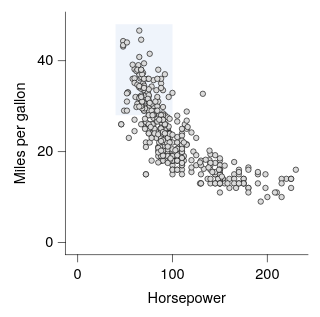

Describe this chart as a Vega-Lite specification.
### Vega-Lite specification from a JSON file in a GitHub repository (floating-point values rounded to 4 significant figures; data arrays with more than 128 entries replaced by an {"elided": "..."} marker saying what was removed)
{"background": null, "config": {"arc": {"fill": "#DBDBDB", "fillOpacity": 1.0, "innerRadius": 25.0, "padAngle": 0.03, "stroke": "black", "strokeOpacity": 1, "strokeWidth": 0.25}, "area": {"fill": "#DBDBDB", "fillOpacity": 1.0, "stroke": "black", "strokeOpacity": 1, "strokeWidth": 0.25}, "axis": {"domain": true, "domainCap": "round", "domainColor": "black", "domainWidth": 0.25, "grid": false, "gridCap": "round", "gridColor": "#F1F1F1", "gridDash": [0, 0], "gridOpacity": 1.0, "gridWidth": 0.25, "labelColor": "black", "labelFont": "Helvetica Neue, HelveticaNeue, Helvetica, Arial, sans-serif", "labelFontSize": 6, "labelFontStyle": "normal", "labelFontWeight": 400, "offset": 0, "ticks": true, "tickCap": "round", "tickColor": "black", "tickRound": false, "tickSize": 3, "tickWidth": 0.25, "titleColor": "black", "titleFont": "Helvetica Neue, HelveticaNeue, Helvetica, Arial, sans-serif", "titleFontSize": 6, "titleFontStyle": "normal", "titleFontWeight": 400}, "axisX": {"domain": true, "labelAlign": "center", "labelAngle": 0, "labels": true, "ticks": true, "translate": 0}, "axisY": {"domain": true, "labelAlign": "right", "labelAngle": 0, "labels": true, "ticks": true, "translate": 0}, "axisRight": {"domain": true, "labelAlign": "left", "labelAngle": 0, "labels": true, "ticks": true, "translate": 0}, "axisTop": {"domain": true, "labelAlign": "center", "labelAngle": 0, "labels": true, "ticks": true, "translate": 0}, "axisBand": {"tickOffset": 0}, "bar": {"fill": "#DBDBDB", "fillOpacity": 1.0, "stroke": "black", "strokeOpacity": 1, "strokeWidth": 0.25}, "boxplot": {"size": 9.0, "ticks": {"cornerRadius": 0.25, "fill": "black", "opacity": 1, "size": 4.5, "thickness": 0.25}, "box": {"fillOpacity": 1.0, "stroke": "black", "strokeOpacity": 1, "strokeWidth": 0.25}, "median": {"cornerRadius": 0, "fill": "black", "fillOpacity": 1.0, "opacity": 1, "size": 9.0, "thickness": 0.25}, "rule": {"fill": "black", "fillOpacity": 1.0, "size": 10.0, "stroke": "black", "strokeDash": [0, 0], "strokeOpacity": 1, "strokeWidth": 0.25}, "outliers": {"color": "black", "fill": "black", "fillOpacity": 1.0, "size": 0, "stroke": "black", "strokeOpacity": 1, "strokeWidth": 0.25}}, "circle": {"fill": "black", "fillOpacity": 1.0, "size": 1.25, "stroke": null, "strokeOpacity": 1, "strokeWidth": 0.25}, "errorband": {"band": {"fillOpacity": 0.6, "stroke": null, "strokeWidth": 0.25, "strokeOpacity": 1}, "borders": {"opacity": 0, "strokeOpacity": 1, "strokeWidth": 0.25}}, "errorbar": {"opacity": 1, "rule": {"strokeDash": [0, 0], "strokeWidth": 0.25}, "ticks": {"color": "black", "cornerRadius": 0.125, "opacity": 1, "size": 6.0, "thickness": 0.25}, "thickness": 0.25}, "font": "Helvetica Neue, HelveticaNeue, Helvetica, Arial, sans-serif", "geoshape": {"fill": "#DBDBDB", "fillOpacity": 1.0, "stroke": "black", "strokeOpacity": 1, "strokeWidth": 0.25}, "header": {"labelColor": "black", "labelFont": "Helvetica Neue, HelveticaNeue, Helvetica, Arial, sans-serif", "labelFontSize": 6, "labelFontStyle": "normal", "labelFontWeight": 400, "titleColor": "black", "titleFont": "Helvetica Neue, HelveticaNeue, Helvetica, Arial, sans-serif", "titleFontSize": 6, "titleFontStyle": "normal", "titleFontWeight": 400, "titlePadding": 0}, "legend": {"disable": false, "offset": 4.5, "titlePadding": 4, "labelOffset": 2, "gradientLabelOffset": 2, "columnPadding": 4, "rowPadding": 2, "gradientLength": 50.0, "gradientThickness": 5.0, "gradientOpacity": 1.0, "gradientStrokeColor": "black", "gradientStrokeWidth": 0.25, "labelColor": "black", "labelFont": "Helvetica Neue, HelveticaNeue, Helvetica, Arial, sans-serif", "labelFontSize": 6, "labelFontStyle": "normal", "labelFontWeight": 400, "strokeColor": "black", "strokeWidth": 0, "symbolSize": 36, "symbolStrokeColor": "black", "symbolStrokeWidth": 0.25, "titleColor": "black", "titleFont": "Helvetica Neue, HelveticaNeue, Helvetica, Arial, sans-serif", "titleFontSize": 6, "titleFontStyle": "normal", "titleFontWeight": 400}, "line": {"color": "black", "stroke": "black", "strokeCap": "butt", "strokeDash": [0, 0], "strokeOpacity": 1, "strokeWidth": 0.5}, "point": {"filled": true, "fill": "#DBDBDB", "fillOpacity": 1.0, "size": 5.0, "stroke": "black", "strokeOpacity": 1, "strokeWidth": 0.25}, "range": {"category": ["#B2B2B2", "#4A7CD3", "#008542", "#664CAF", "#509F98", "#636363", "#284F93", "#005226", "#382864", "#285753"], "diverging": {"scheme": ["#443E60", "#5F597E", "#7C759B", "#9994B6", "#B7B4CC", "#D6D5DC", "#F6F6F6", "#D1DAD9", "#A4C2BF", "#7AA9A4", "#578E89", "#37736E", "#1B5954"]}, "heatmap": {"scheme": ["#440154", "#472270", "#433E82", "#38598C", "#2C728E", "#238A8D", "#24A086", "#39B578", "#5DC862", "#96D646", "#CAE02D", "#FDE724"]}, "ordinal": {"scheme": ["#F1F1F1", "#DBDBDB", "#C6C6C6", "#B2B2B2", "#9D9D9D", "#898989", "#767676", "#636363", "#515151", "#404040", "#2F2F2F", "#1F1F1F"]}, "ramp": {"scheme": ["#440154", "#472270", "#433E82", "#38598C", "#2C728E", "#238A8D", "#24A086", "#39B578", "#5DC862", "#96D646", "#CAE02D", "#FDE724"]}}, "rule": {"color": "black", "stroke": "black", "strokeCap": "round", "strokeDash": [2, 2], "strokeOpacity": 1, "strokeWidth": 0.25}, "scale": {"barBandPaddingInner": 0.1, "rectBandPaddingInner": 0, "tickBandPaddingInner": 0.1, "bandPaddingOuter": 0.1, "bandWithNestedOffsetPaddingInner": 0.2, "bandWithNestedOffsetPaddingOuter": 0.2, "offsetBandPaddingInner": 0, "offsetBandPaddingOuter": 0, "continuousPadding": 5.0, "round": false}, "rect": {"fill": "#DBDBDB", "fillOpacity": 1.0, "stroke": "black", "strokeOpacity": 1, "strokeWidth": 0.25}, "square": {"fill": "#DBDBDB", "fillOpacity": 1.0, "size": 10.0, "stroke": "black", "strokeOpacity": 1, "strokeWidth": 0.25}, "text": {"color": "black", "font": "Helvetica Neue, HelveticaNeue, Helvetica, Arial, sans-serif", "fontSize": 6, "fontStyle": "normal", "fontWeight": 400}, "tick": {"color": "black", "cornerRadius": 0.125, "opacity": 1.0, "size": 9.0, "thickness": 0.25}, "title": {"anchor": "middle", "frame": "group", "color": "black", "font": "Helvetica Neue, HelveticaNeue, Helvetica, Arial, sans-serif", "fontSize": 6, "fontStyle": "normal", "fontWeight": 400, "subtitleColor": "black", "subtitleFont": "Helvetica Neue, HelveticaNeue, Helvetica, Arial, sans-serif", "subtitleFontSize": 6, "subtitleFontStyle": "normal", "subtitleFontWeight": 400}, "trail": {"color": "black", "opacity": 1, "size": 0.5}, "view": {"continuousWidth": 100, "continuousHeight": 100, "discreteWidth": 100, "discreteHeight": 100, "fill": null, "stroke": null, "strokeWidth": 0.25}}, "layer": [{"mark": {"type": "rect", "color": "#DFE9F7", "cornerRadius": 0, "opacity": 0.5, "stroke": null, "strokeOpacity": 0, "strokeWidth": 0}, "encoding": {"x": {"datum": 40.0}, "x2": {"datum": 100.0}, "y": {"datum": 28.0}, "y2": {"datum": 48.0}}, "name": "__dsshade_25"}, {"data": {"name": "data-7285c4e2e195e5a75737a34913199f5f"}, "mark": {"type": "point"}, "encoding": {"x": {"field": "Horsepower", "type": "quantitative", "scale": {"nice": false}}, "y": {"field": "Miles_per_Gallon", "title": "Miles per gallon", "type": "quantitative", "scale": {"nice": false}}}}], "data": {"name": "data-f649f9d1c293ec8042ca0358e3477a5a"}, "$schema": "https://vega.github.io/schema/vega-lite/v6.4.1.json", "datasets": {"data-f649f9d1c293ec8042ca0358e3477a5a": [{"__dummy": 0, "__dysonsphere__": 1}], "data-7285c4e2e195e5a75737a34913199f5f": {"elided": "392 records"}}}
